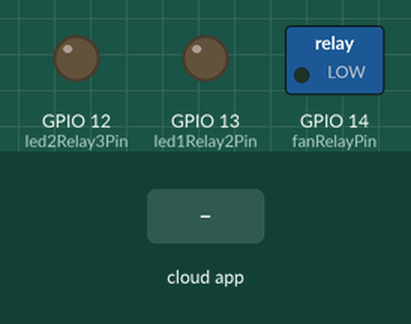
A sketch run on a simulated ESP8266 (NodeMCU). Shown: switched loads named in the sketch (green lamp = pin HIGH), output pins drawn as LEDs (lit = HIGH). The inputs (shaded band) are chosen by the test bench. WiFi joins after 1.5 s; servers stay silent unless stated; the Firebase database answers and starts empty; what the sketch prints to the serial monitor is not drawn.

Above: at 3.2 s.
3.3 s: the phone or cloud app sets led1 to 1
At 4.8 s:
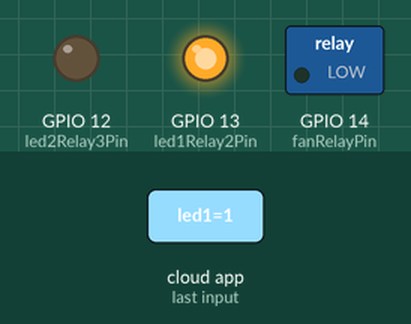
5.3 s: the phone or cloud app sets led2 to 1
At 6.2 s:
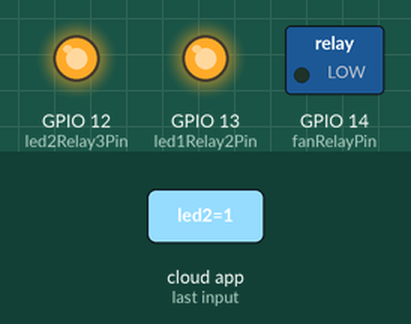
7.1 s: the phone or cloud app sets fan to 1
At 8.6 s:
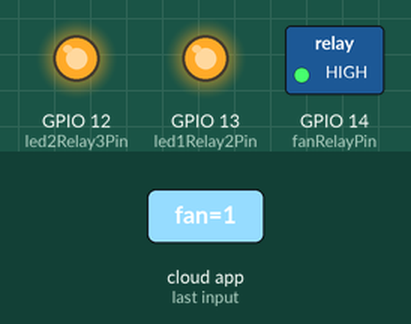
8.9 s: the phone or cloud app sets led1 to 0
At 10.3 s:
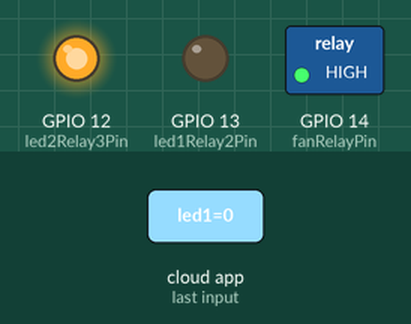
10.8 s: the phone or cloud app sets led2 to 0
At 11.7 s:
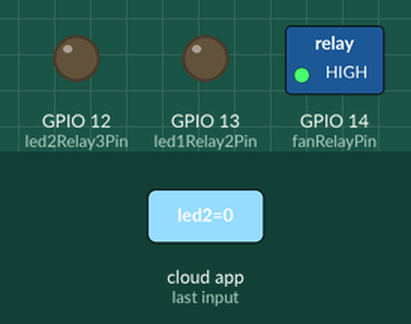
12.6 s: the phone or cloud app sets led1 to 1
At 12.9 s:
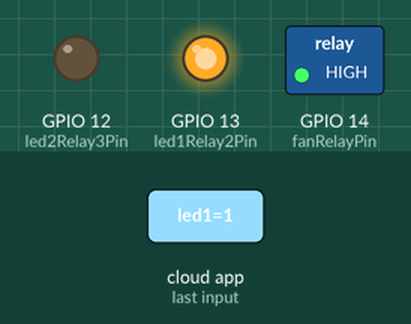
Timing chart, 0 to 15.1 s (numbered marks = the images above; inputs shaded):
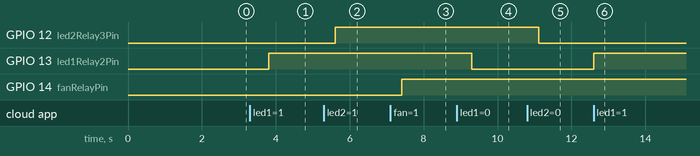

Measured:
- after the input at 3.3 s, GPIO 13 (led1Relay2Pin): LOW → HIGH after 0.50 s
- after the input at 5.3 s, GPIO 12 (led2Relay3Pin): LOW → HIGH after 0.31 s
- after the input at 7.1 s, GPIO 14 (fanRelayPin): LOW → HIGH after 0.31 s
- after the input at 8.9 s, GPIO 13 (led1Relay2Pin): HIGH → LOW after 0.41 s
- after the input at 10.8 s, GPIO 12 (led2Relay3Pin): HIGH → LOW after 0.31 s
- after the input at 12.6 s, GPIO 13 (led1Relay2Pin): LOW → HIGH at once

The sketch:

Mosque_Controlling_Firmware.ino
```cpp
#include "init_wifi.h"
const int fanRelayPin = 14;    // Change this to your chosen pin
const int led1Relay2Pin = 13;  // Change this to your chosen pin
const int led2Relay3Pin = 12;

#include "handle_firebase_data.h"


void setup() {

  Serial.begin(115200);
  initWiFi();
  firebase_init();
  pinMode(fanRelayPin, OUTPUT);
  pinMode(led1Relay2Pin, OUTPUT);
  pinMode(led2Relay3Pin, OUTPUT);
  digitalWrite(fanRelayPin, LOW);
  digitalWrite(led1Relay2Pin, LOW);
  digitalWrite(led2Relay3Pin, LOW);
}

void loop() {
  firebase_fetech();
}
```

handle_firebase_data.h
```cpp
#include "secrets.h"  // credentials; copy secrets.example.h
#include <Firebase_ESP_Client.h>
#include <Wire.h>
#include "addons/TokenHelper.h"
#include "addons/RTDBHelper.h"

// Define Firebase objects
FirebaseData fbdoFan;
FirebaseData fbdoLed1;
FirebaseData fbdoLed2;
FirebaseAuth auth;
FirebaseConfig config;


void firebase_init() {
  // Assign the api key (required)
  config.api_key = API_KEY;

  // Assign the user sign in credentials
  auth.user.email = USER_EMAIL;
  auth.user.password = USER_PASSWORD;

  // Assign the RTDB URL (required)
  config.database_url = DATABASE_URL;

  Firebase.reconnectWiFi(true);
  fbdoFan.setResponseSize(4096);
  fbdoLed1.setResponseSize(4096);
  fbdoLed2.setResponseSize(4096);

  // Assign the callback function for the long running token generation task */
  config.token_status_callback = tokenStatusCallback;  //see addons/TokenHelper.h

  // Assign the maximum retry of token generation
  config.max_token_generation_retry = 5;

  // Initialize the library with the Firebase authen and config
  Firebase.begin(&config, &auth);
  Serial.println();
  Serial.print("Connected to Firebase");
}

void firebase_fetech() {
  Firebase.RTDB.getBool(&fbdoLed1, "/mosque1/actuators/led1");

  if(fbdoLed1.boolData()){
    digitalWrite(led1Relay2Pin, HIGH);
  } else {
    digitalWrite(led1Relay2Pin, LOW);

  }


  Firebase.RTDB.getBool(&fbdoLed2, "/mosque1/actuators/led2");

  if(fbdoLed2.boolData()){
    digitalWrite(led2Relay3Pin, HIGH);
  } else {
    digitalWrite(led2Relay3Pin, LOW);

  }

  Firebase.RTDB.getBool(&fbdoFan, "/mosque1/actuators/fan");

  if(fbdoFan.boolData()){
    digitalWrite(fanRelayPin, HIGH);
  } else {
    digitalWrite(fanRelayPin, LOW);

  }

  delay(100);


}
```

init_wifi.h
```cpp
#include "secrets.h"  // credentials; copy secrets.example.h
#include <ESP8266WiFi.h>

// Initialize WiFi
void initWiFi() {
  WiFi.begin(WIFI_SSID, WIFI_PASSWORD);
  Serial.println();
  Serial.print("Connecting to WiFi ..");

  while (WiFi.status() != WL_CONNECTED) {
    Serial.print('.');
    delay(1000);
  }

  Serial.println();
  Serial.print("Connected to WiFi. IP Address: ");
  Serial.println(WiFi.localIP());
}
```

secrets.example.h
```cpp
// Copy this file to secrets.h in the same folder and fill in your values.
// secrets.h is git-ignored: never commit real credentials.
#pragma once

// Wi-Fi network the board joins.
#define WIFI_SSID "your-wifi-name"
#define WIFI_PASSWORD "your-wifi-password"

// Firebase project (Project settings -> General) and the Realtime Database URL.
#define API_KEY "your-firebase-web-api-key"
#define DATABASE_URL "https://your-project-default-rtdb.firebaseio.com/"

// A Firebase Authentication user created for this device (not a personal account).
#define USER_EMAIL "device@example.com"
#define USER_PASSWORD "a-strong-device-password"
```
